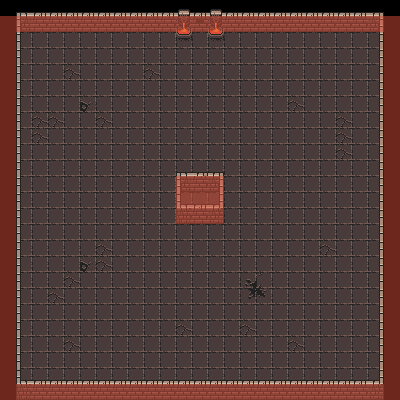

Tiled map render using the project's own tile images. Description and the whole map definition, tile-layer contents included, below:
An orthogonal 25x25 tile map with 16x16 px tiles, 3 tile layers (Tile Layer 1, Tile Layer 2, Collision).

<map version="1.4" tiledversion="1.4.3" orientation="orthogonal" renderorder="right-down" width="25" height="25" tilewidth="16" tileheight="16" infinite="0" nextlayerid="4" nextobjectid="1">
 <editorsettings>
  <export target="test.json" format="json" />
 </editorsettings>
 <tileset firstgid="1" name="0x72_DungeonTilesetII_v1.3" tilewidth="16" tileheight="16" tilecount="1024" columns="32">
  <image source="atlas.png" width="512" height="512" />
 </tileset>
 <layer id="1" name="Tile Layer 1" width="25" height="25">
  <data encoding="csv">
0,0,0,0,0,0,0,0,0,0,0,0,0,0,0,0,0,0,0,0,0,0,0,0,0,
0,130,130,130,130,130,130,130,130,130,130,130,130,130,130,130,130,130,130,130,130,130,130,130,0,
0,130,130,130,130,130,130,130,130,130,130,130,130,130,130,130,130,130,130,130,130,130,130,130,0,
0,130,130,130,130,130,130,130,130,130,130,130,130,130,130,130,130,130,130,130,130,130,130,130,0,
0,130,130,130,130,130,130,130,130,130,130,130,130,130,130,130,130,130,130,130,130,130,130,130,0,
0,130,130,130,130,130,130,130,130,130,130,130,130,130,130,130,130,130,130,130,130,130,130,130,0,
0,130,130,130,130,130,130,130,130,130,130,130,130,130,130,130,130,130,130,130,130,130,130,130,0,
0,130,130,130,130,130,130,130,130,130,130,130,130,130,130,130,130,130,130,130,130,130,130,130,0,
0,130,130,130,130,130,130,130,130,130,130,130,130,130,130,130,130,130,130,130,130,130,130,130,0,
0,130,130,130,130,130,130,130,130,130,130,130,130,130,130,130,130,130,130,130,130,130,130,130,0,
0,130,130,130,130,130,130,130,130,130,130,130,130,130,130,130,130,130,130,130,130,130,130,130,0,
0,130,130,130,130,130,130,130,130,130,130,130,130,130,130,130,130,130,130,130,130,130,130,130,0,
0,130,130,130,130,130,130,130,130,130,130,130,130,130,130,130,130,130,130,130,130,130,130,130,0,
0,130,130,130,130,130,130,130,130,130,130,130,130,130,130,130,130,130,130,130,130,130,130,130,0,
0,130,130,130,130,130,130,130,130,130,130,130,130,130,130,130,130,130,130,130,130,130,130,130,0,
0,130,130,130,130,130,130,130,130,130,130,130,130,130,130,130,130,130,130,130,130,130,130,130,0,
0,130,130,130,130,130,130,130,130,130,130,130,130,130,130,130,130,130,130,130,130,130,130,130,0,
0,130,130,130,130,130,130,130,130,130,130,130,130,130,130,130,130,130,130,130,130,130,130,130,0,
0,130,130,130,130,130,130,130,130,130,130,130,130,130,130,130,130,130,130,130,130,130,130,130,0,
0,130,130,130,130,130,130,130,130,130,130,130,130,130,130,130,130,130,130,130,130,130,130,130,0,
0,130,130,130,130,130,130,130,130,130,130,130,130,130,130,130,130,130,130,130,130,130,130,130,0,
0,130,130,130,130,130,130,130,130,130,130,130,130,130,130,130,130,130,130,130,130,130,130,130,0,
0,130,130,130,130,130,130,130,130,130,130,130,130,130,130,130,130,130,130,130,130,130,130,130,0,
0,130,130,130,130,130,130,130,130,130,130,130,130,130,130,130,130,130,130,130,130,130,130,130,0,
0,130,130,130,130,130,130,130,130,130,130,130,130,130,130,130,130,130,130,130,130,130,130,130,0
</data>
 </layer>
 <layer id="2" name="Tile Layer 2" width="25" height="25">
  <data encoding="csv">
0,227,3,3,3,3,3,3,3,3,3,5,3,5,3,3,3,3,3,3,3,3,3,228,0,
0,259,35,35,35,35,35,35,35,35,35,37,68,37,35,35,35,35,35,35,35,35,35,260,0,
0,258,0,0,0,0,0,0,0,0,0,69,0,69,0,0,0,0,0,0,0,0,0,257,0,
0,258,0,0,0,0,0,0,0,0,0,0,0,0,0,0,0,0,0,0,0,0,0,257,0,
0,258,0,0,131,0,0,0,0,131,0,0,0,0,0,0,0,0,0,0,0,0,0,257,0,
0,258,0,0,0,0,0,0,0,0,0,0,0,0,0,0,0,0,0,0,0,0,0,257,0,
0,258,0,0,0,162,0,0,0,0,0,0,0,0,0,0,0,0,131,0,0,0,0,257,0,
0,258,131,131,0,0,131,0,0,0,0,0,0,0,0,0,0,0,0,0,0,131,0,257,0,
0,258,131,0,0,0,0,0,0,0,0,0,0,0,0,0,0,0,0,0,0,131,0,257,0,
0,258,0,0,0,0,0,0,0,0,0,0,0,0,0,0,0,0,0,0,0,131,0,257,0,
0,258,0,0,0,0,0,0,0,0,0,227,228,228,0,0,0,0,0,0,0,0,0,257,0,
0,258,0,0,0,0,0,0,0,0,0,259,35,260,0,0,0,0,0,0,0,0,0,257,0,
0,258,0,0,0,0,0,0,0,0,0,291,3,292,0,0,0,0,0,0,0,0,0,257,0,
0,258,0,0,0,0,0,0,0,0,0,323,35,324,0,0,0,0,0,0,0,0,0,257,0,
0,258,0,0,0,0,0,0,0,0,0,0,0,0,0,0,0,0,0,0,0,0,0,257,0,
0,258,0,0,0,0,131,0,0,0,0,0,0,0,0,0,0,0,0,0,131,0,0,257,0,
0,258,0,0,0,162,131,0,0,0,0,0,0,0,0,0,0,0,0,0,0,0,0,257,0,
0,258,0,0,131,0,0,0,0,0,0,0,0,0,0,164,163,0,0,0,0,0,0,257,0,
0,258,0,131,0,0,0,0,0,0,0,0,0,0,0,194,195,0,0,0,0,0,0,257,0,
0,258,0,0,0,0,0,0,0,0,0,0,0,0,0,0,0,0,0,0,0,0,0,257,0,
0,258,0,0,0,0,0,0,0,0,0,131,0,0,0,131,0,0,0,0,0,0,0,257,0,
0,258,0,0,131,0,0,0,0,0,0,0,0,0,0,0,0,0,131,0,0,0,0,257,0,
0,258,0,0,0,0,0,0,0,0,0,0,0,0,0,0,0,0,0,0,0,0,0,257,0,
0,291,3,3,3,3,3,3,3,3,3,3,3,3,3,3,3,3,3,3,3,3,3,292,0,
0,323,35,35,35,35,35,35,35,35,35,35,35,35,35,35,35,35,35,35,35,35,35,324,0
</data>
 </layer>
 <layer id="3" name="Collision" width="25" height="25">
  <data encoding="csv">
0,0,0,0,0,0,0,0,0,0,0,0,0,0,0,0,0,0,0,0,0,0,0,0,0,
962,962,962,962,962,962,962,962,962,962,962,962,962,962,962,962,962,962,962,962,962,962,962,962,962,
962,0,0,0,0,0,0,0,0,0,0,0,0,0,0,0,0,0,0,0,0,0,0,0,962,
962,0,0,0,0,0,0,0,0,0,0,0,0,0,0,0,0,0,0,0,0,0,0,0,962,
962,0,0,0,0,0,0,0,0,0,0,0,0,0,0,0,0,0,0,0,0,0,0,0,962,
962,0,0,0,0,0,0,0,0,0,0,0,0,0,0,0,0,0,0,0,0,0,0,0,962,
962,0,0,0,0,0,0,0,0,0,0,0,0,0,0,0,0,0,0,0,0,0,0,0,962,
962,0,0,0,0,0,0,0,0,0,0,0,0,0,0,0,0,0,0,0,0,0,0,0,962,
962,0,0,0,0,0,0,0,0,0,0,0,0,0,0,0,0,0,0,0,0,0,0,0,962,
962,0,0,0,0,0,0,0,0,0,0,0,0,0,0,0,0,0,0,0,0,0,0,0,962,
962,0,0,0,0,0,0,0,0,0,0,0,0,0,0,0,0,0,0,0,0,0,0,0,962,
962,0,0,0,0,0,0,0,0,0,0,962,962,962,0,0,0,0,0,0,0,0,0,0,962,
962,0,0,0,0,0,0,0,0,0,0,962,962,962,0,0,0,0,0,0,0,0,0,0,962,
962,0,0,0,0,0,0,0,0,0,0,962,962,962,0,0,0,0,0,0,0,0,0,0,962,
962,0,0,0,0,0,0,0,0,0,0,0,0,0,0,0,0,0,0,0,0,0,0,0,962,
962,0,0,0,0,0,0,0,0,0,0,0,0,0,0,0,0,0,0,0,0,0,0,0,962,
962,0,0,0,0,0,0,0,0,0,0,0,0,0,0,0,0,0,0,0,0,0,0,0,962,
962,0,0,0,0,0,0,0,0,0,0,0,0,0,0,0,0,0,0,0,0,0,0,0,962,
962,0,0,0,0,0,0,0,0,0,0,0,0,0,0,0,0,0,0,0,0,0,0,0,962,
962,0,0,0,0,0,0,0,0,0,0,0,0,0,0,0,0,0,0,0,0,0,0,0,962,
962,0,0,0,0,0,0,0,0,0,0,0,0,0,0,0,0,0,0,0,0,0,0,0,962,
962,0,0,0,0,0,0,0,0,0,0,0,0,0,0,0,0,0,0,0,0,0,0,0,962,
962,0,0,0,0,0,0,0,0,0,0,0,0,0,0,0,0,0,0,0,0,0,0,0,962,
962,0,0,0,0,0,0,0,0,0,0,0,0,0,0,0,0,0,0,0,0,0,0,0,962,
962,962,962,962,962,962,962,962,962,962,962,962,962,962,962,962,962,962,962,962,962,962,962,962,962
</data>
 </layer>
</map>
